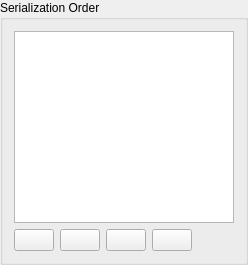
         <widget class="QGroupBox" name="groupBox">
          <property name="title">
           <string>Serialization Order</string>
          </property>
          <property name="flat">
           <bool>true</bool>
          </property>
          <layout class="QVBoxLayout" name="verticalLayout">
           <item>
            <widget class="QListWidget" name="paramSerialOrderList">
             <property name="well" stdset="0">
              <bool>true</bool>
             </property>
             <property name="font">
              <font>
               <family>Roboto Mono</family>
              </font>
             </property>
             <property name="minimumSize">
              <size>
               <width>220</width>
               <height>0</height>
              </size>
             </property>
             <property name="maximumSize">
              <size>
               <width>220</width>
               <height>16777215</height>
              </size>
             </property>
            </widget>
           </item>
           <item>
            <layout class="QHBoxLayout" name="horizontalLayout_2">
             <item>
              <widget class="QPushButton" name="serRemoveButton">
               <property name="toolTip">
                <string>Delete</string>
               </property>
               <property name="text">
                <string/>
               </property>
               <property name="icon">
                <iconset resource="res.qrc">
                 <normaloff>:/res/icons/Delete-96.png</normaloff>:/res/icons/Delete-96.png</iconset>
               </property>
              </widget>
             </item>
             <item>
              <widget class="QPushButton" name="serDownButton">
               <property name="toolTip">
                <string>Move down</string>
               </property>
               <property name="text">
                <string/>
               </property>
               <property name="icon">
                <iconset resource="res.qrc">
                 <normaloff>:/res/icons/Down-96.png</normaloff>:/res/icons/Down-96.png</iconset>
               </property>
              </widget>
             </item>
             <item>
              <widget class="QPushButton" name="serUpButton">
               <property name="toolTip">
                <string>Move up</string>
               </property>
               <property name="text">
                <string/>
               </property>
               <property name="icon">
                <iconset resource="res.qrc">
                 <normaloff>:/res/icons/Up-96.png</normaloff>:/res/icons/Up-96.png</iconset>
               </property>
              </widget>
             </item>
             <item>
              <widget class="QPushButton" name="serAddButton">
               <property name="toolTip">
                <string>Add new</string>
               </property>
               <property name="text">
                <string/>
               </property>
               <property name="icon">
                <iconset resource="res.qrc">
                 <normaloff>:/res/icons/Plus Math-96.png</normaloff>:/res/icons/Plus Math-96.png</iconset>
               </property>
              </widget>
             </item>
             <item>
              <spacer name="horizontalSpacer_6">
               <property name="orientation">
                <enum>Qt::Horizontal</enum>
               </property>
               <property name="sizeHint" stdset="0">
                <size>
                 <width>40</width>
                 <height>20</height>
                </size>
               </property>
              </spacer>
             </item>
            </layout>
           </item>
          </layout>
         </widget>
